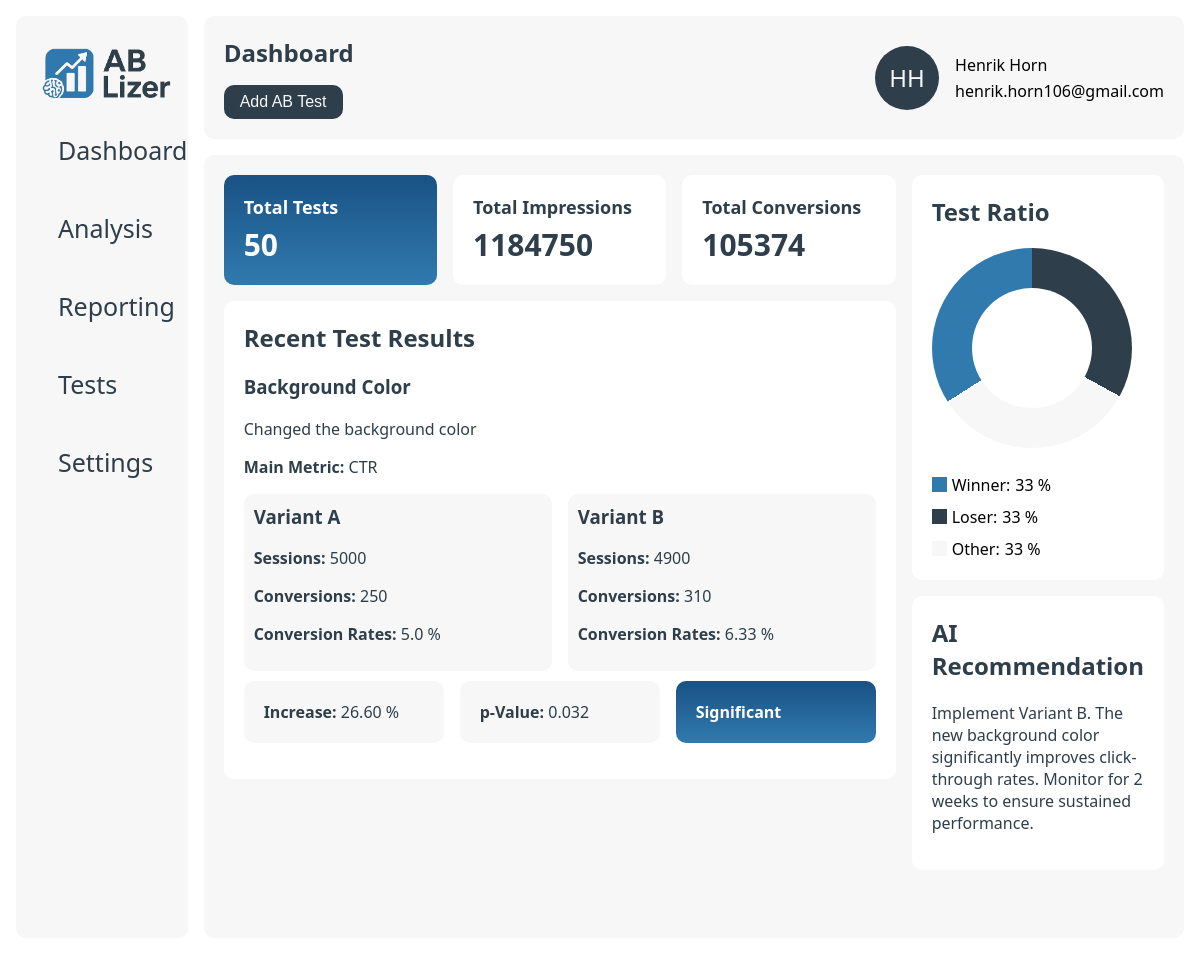
The page / on the database its author committed.
### data/models.py (models this page shows)
class users(db.Model):
    __tablename__ = 'users'
    id = db.Column(db.Integer, primary_key=True)
    company_id = db.Column(db.Integer, db.ForeignKey('companies.id'), nullable=False)
    name = db.Column(db.String(255), nullable=False)
    email = db.Column(db.String(255), nullable=False)

class ab_tests(db.Model):
    __tablename__ = 'ab_tests'
    id = db.Column(db.Integer, primary_key=True)
    company_id = db.Column(db.Integer, db.ForeignKey('companies.id'), nullable=False)
    name = db.Column(db.String(255), nullable=False)
    description = db.Column(db.Text, nullable=False)
    metric = db.Column(db.String(255), nullable=False)
    created_at = db.Column(db.DateTime, nullable=False)
    __repr__ = lambda self: f'<Ab_Test {self.id}>'
    __str__ = lambda self: f'{self.id}'

class variants(db.Model):
    __tablename__ = 'variants'
    id = db.Column(db.Integer, primary_key=True)
    test_id = db.Column(db.Integer, db.ForeignKey('ab_tests.id'), nullable=False)
    name = db.Column(db.String(255), nullable=False)
    impressions = db.Column(db.Integer, nullable=False)
    conversions = db.Column(db.Integer, nullable=False)
    conversion_rate = db.Column(db.Float, nullable=False)
    __repr__ = lambda self: f'<Variant {self.id}>'
    __str__ = lambda self: f'{self.id}'

class reports(db.Model):
    __tablename__ = 'reports'
    id = db.Column(db.Integer, primary_key=True)
    test_id = db.Column(db.Integer, db.ForeignKey('ab_tests.id'), nullable=False)
    p_value = db.Column(db.Float, nullable=False)
    summary = db.Column(db.Text, nullable=False)
    significance = db.Column(db.Boolean, nullable=False)
    ai_recommendation = db.Column(db.Text, nullable=False)
    created_at = db.Column(db.DateTime, nullable=False, default=db.func.now())
    __repr__ = lambda self: f'<Report {self.id}>'
    __str__ = lambda self: f'{self.id}'

### app.py (the view)
@app.route("/")
def home_page():
    user = db_manager.get_user(1)
    total_tests = len(db_manager.get_ab_tests())
    total_variants = db_manager.get_all_variants()
    total_impressions = 0
    total_conversions = 0
    for variant in total_variants:
        total_impressions += variant.impressions
        total_conversions += variant.conversions
    test = db_manager.get_recent_test()
    variants = db_manager.get_variants(test[0].id)
    report = db_manager.get_report(test[0].id)
    for variant in variants:
        variant.conversion_rate = round(float(variant.conversions) / float(variant.impressions) * 100, 2)
    return render_template("index.html",
                           user=user,
                           total_tests=total_tests,
                           total_impressions=total_impressions,
                           total_conversions=total_conversions,
                           test=test,
                           variants=variants,
                           report=report
                           )

### app.py (called while the page is built)
@app.template_filter('initials')
def get_initials(name):
    if not name:
        return ''
    parts = name.strip().split()
    print(parts)
    if len(parts) >= 2:
        return (parts[0][0] + parts[1][0]).upper()
    elif len(parts) == 1:
        return parts[0][:2].upper()
    return ''

### data/db_manager.py (called while the page is built)
    def get_ab_tests(self):
        return ab_tests.query.all()

    def get_recent_test(self):
        return ab_tests.query.order_by(ab_tests.created_at.desc()).limit(1).all()

    def get_all_variants(self):
        return variants.query.all()

    def get_variants(self, test_id):
        return variants.query.filter_by(test_id=test_id).all()

    def get_report(self, test_id):
        return reports.query.filter_by(test_id=test_id).first()

    def get_user(self, user_id):
        return users.query.filter_by(id=user_id).first()

### templates/index.html (shortened to what this page needs)
{% extends "base.html" %}
{% block page_title %}Dashboard{% endblock %}
{% block page_button %}
    <button class="btn" id="addTestBtn">Add AB Test</button>{% endblock %}
{% block content %}
    <div class="column-grid-2">
        <div class="col-1">
            <div class="column-grid-3">
                <div class="card gradient">
                    <h2 class="card-title">Total Tests</h2>
                    <p class="card-value">{{ total_tests }}</p>
                </div>
                <div class="card">
                    <h2 class="card-title">Total Impressions</h2>
                    <p class="card-value">{{ total_impressions }}</p>
                </div>
                <div class="card">
                    <h2 class="card-title">Total Conversions</h2>
                    <p class="card-value">{{ total_conversions }}</p>
                </div>
            </div>
            <div class="card big">
                <h2>Recent Test Results</h2>
                <h3>{{ test[0].name }}</h3>
                <p>{{ test[0].description }}</p>
                <p><strong>Main Metric:</strong> {{ test[0].metric }}</p>
                {% if variants != [] %}
                    <div class="column-grid-2">
                        {% for variant in variants %}
                            <div class="test-card">
                                <h3>{{ variant.name }}</h3>
                                <p><strong>Sessions:</strong> {{ variant.impressions }}</p>
                                <p><strong>Conversions:</strong> {{ variant.conversions }}</p>
                                <p><strong>Conversion Rates:</strong> {{ variant.conversion_rate }} %</p>
                            </div>
                        {% endfor %}
                    </div>
                    <div class="column-grid-3">
                        <div class="card secondary">
                            <p><strong>Increase:</strong> 26.60 %</p>
                        </div>
                        <div class="card secondary">
                            <p><strong>p-Value:</strong> {{ report.p_value }}</p>
                        </div>
                        {% if report.significance %}
                            <div class="card gradient">
                                <p><strong>Significant</strong></p>
                            </div>
                        {% else %}
                            <div class="card secondary">
                                <p><strong>Not Significant</strong></p>
                            </div>
                        {% endif %}
                    </div>
                {% else %}
                    <button class="btn" id="addVariantBtn">Add Variants</button>
                {% endif %}
            </div>
        </div>
        <div class="col-2">
            <div class="card big">
                <h2>Test Ratio</h2>
                <div class="chart-container">
                    <div class="pie hollow"></div>
                    <div class="legend">
                        <div class="legend-item">
                            <div class="legend-color">
                                <div class="winner"></div>
                            </div>
                            <span>Winner:</span>
                            <span>33 %</span>
                        </div>
                        <div class="legend-item">
                            <div class="legend-color">
                                <div class="loser"></div>
                            </div>
                            <span>Loser:</span>
                            <span>33 %</span>
                        </div>
                        <div class="legend-item">
                            <div class="legend-color">
                                <div class="na"></div>
                            </div>
                            <span>Other:</span>
                            <span>33 %</span>
                        </div>
                    </div>
                </div>
            </div>
            <div class="card big">
                <h2>AI Recommendation</h2>
                <p>{{ report.ai_recommendation }}</p>
            </div>
        </div>
    </div>
{% endblock %}

### templates/base.html (shortened to what this page needs)
<!DOCTYPE html>
<html lang="en">
<head>
    <link href="{{ url_for('static', filename='style.css') }}" rel="stylesheet">
</head>
<body>
<div class="main-wrapper">
    <div class="sidenav" id="mySidenav">
        <div class="sidenav-container">
            <a class="logo" href="/"><img src="{{ url_for('static', filename='logo_ab-lizer.png') }}" height="50px"></a>
            <a href="/">
                <div class="tab">Dashboard</div>
            </a>
            <a href="#">
                <div class="tab">Analysis</div>
            </a>
            <a href="#">
                <div class="tab">Reporting</div>
            </a>
            <a href="/tests/{{ user.id }}">
                <div class="tab">Tests</div>
            </a>
            <a href="/settings/{{ user.id }}">
                <div class="tab">Settings</div>
            </a>
        </div>
    </div>
    <div class="wrapper">
        <nav>
            <div class="container navigation">
                <div class="hero">
                    <div>
                        <h1>{% block page_title %}{% endblock %}</h1>
                    </div>
                    <div>
                        {% block page_button %}{% endblock %}
                    </div>
                </div>
                <div class="col-wrapper">
                    <div class="profile">
                        <div class="profile-image">{{ user.name|initials }}</div>
                    </div>
                    <div class="profile-info">
                        <div>
                            {{ user.name }}
                        </div>
                        <div>
                            {{ user.email }}
                        </div>
                    </div>
                </div>
            </div>
        </nav>
        <main class="container">
            {% block content %}{% endblock %}
        </main>
    </div>
</div>
</body>
</html>

### static/style.css (style rules this page uses)
:root { --primary: #2E3E4A; --secondary: #F7F7F7; --accent: #317AAE; --gradient: linear-gradient(180deg, rgba(25, 82, 133, 1) 0%, rgba(49, 122, 174, 1) 100%); --danger: #ef4444; --bg: #ffffff; --radius: 10px; --shadow: 0 2px 8px rgba(30, 41, 59, 0.06); --font-primary: 'Segoe UI', 'Roboto', Arial, sans-serif; }
* { box-sizing: border-box; }
body { font-family: var(--font-primary); background: var(--bg); margin: 0; padding: 0; }
nav { background: var(--bg); }
main { overflow-y: scroll; }
p { color: var(--primary); }
h1, h2, h3, h4, h5, h6, p { margin-top: 0; color: var(--primary); }
a { color: var(--primary); text-decoration: none; }
.hero { display: flex; flex-direction: column; justify-content: center; gap: 16px; }
.main-wrapper { display: flex; padding: 16px; }
.wrapper { width: 100%; height: 100vh; padding-left: 16px; align-self: stretch; gap: 16px; display: flex; flex-direction: column; }
.container { padding: 20px 20px; background: var(--secondary); border-radius: var(--radius); height: 100%; }
.container.navigation, h1 { margin-bottom: 0; display: flex; justify-content: space-between; align-items: center; }
.logo { font-size: 1.5rem; font-weight: bold; text-decoration: none; }
.profile-image { display: flex; align-items: center; justify-content: center; border-radius: 50%; background-color: var(--primary); padding: 2px; width: 64px; height: 64px; font-size: 24px; color: var(--secondary); }
.profile-info { display: flex; flex-direction: column; gap: 4px; justify-content: center; }
button { padding: 8px 16px; border: none; border-radius: var(--radius); font-size: 1rem; cursor: pointer; background: var(--primary); color: var(--secondary); }
.sidenav { width: 300px; background-color: var(--bg); position: static; height: 100vh; overflow-x: hidden; }
.sidenav a { color: var(--primary); text-decoration: none; font-size: 25px; display: block; }
.sidenav .tab { padding: 16px 16px; color: var(--primary); text-decoration: none; font-size: 25px; display: block; transition: 0.3s; border-radius: var(--radius); }
.sidenav-container { display: flex; flex-direction: column; gap: 12px; background-color: var(--secondary); border-radius: var( --radius); padding: 32px 26px; height: 100%; }
.card { border-radius: var( --radius); padding: 20px; margin-bottom: 16px; min-width: 200px; background-color: var(--bg); }
.gradient { background: var(--gradient); }
.gradient p { color: var(--bg); margin-bottom: 0; }
.gradient h2 { color: var(--bg); }
.secondary { background: var(--secondary); }
.secondary p { margin-bottom: 0; }
.card.big { width: 100%; }
.card-title { font-size: 18px; margin-bottom: 5px; }
.card-value { font-size: 30px; font-weight: bold; margin: 0; }
.col-wrapper { display: flex; gap: 16px; flex-wrap: wrap; flex-grow: 0; flex-direction: row; }
.column-grid-2 { display: grid; grid-template-columns: repeat(2, 1fr); gap: 16px; }
.column-grid-3 { display: grid; grid-template-columns: repeat(3, 1fr); gap: 16px; }
.chart-container { display: flex; justify-content: flex-start; align-items: center; gap: 26px; flex-wrap: wrap; }
.pie { height: 200px; width: 200px; border-radius: 50%; background: conic-gradient( var(--primary) 0% 33%, var(--secondary) 33% 66%, var(--accent) 66% 100% ); }
.pie.hollow { display: flex; justify-content: center; align-items: center; }
.pie.hollow::after { content: ''; position: sticky; height: 120px; width: 120px; border-radius: 50%; background-color: var(--bg); }
.test-card { min-width: 250px; border-radius: var( --radius); padding: 10px; margin-bottom: 10px; background-color: var(--secondary); }
.legend { display: flex; gap: 10px; flex-wrap: wrap; flex-direction: column; }
.legend-item { display: flex; align-items: center; gap: 5px; }
.legend-color { width: 15px; height: 15px; border-radius: 50%; }
.winner { width: 100%; height: 100%; background-color: var(--accent); }
.loser { width: 100%; height: 100%; background-color: var(--primary); }
.na { width: 100%; height: 100%; background-color: var(--secondary); }

### rows shown on the page
users: name|initials "HH", name "Henrik Horn", email "henrik.horn106@gmail.com"
ab_tests: name "Background Color", description "Changed the background color", metric "CTR"
variants: name "Variant A", impressions "5000", conversions "250", conversion_rate "5.0"
variants: name "Variant B", impressions "4900", conversions "310", conversion_rate "6.33"
reports: p_value "0.032", ai_recommendation "Implement Variant B. The new background color significantly improves click-through rates. Monitor for 2 weeks to ensure sustained performance."

### other values the page prints
{{ total_tests }} "50"
{{ total_impressions }} "1184750"
{{ total_conversions }} "105374"
